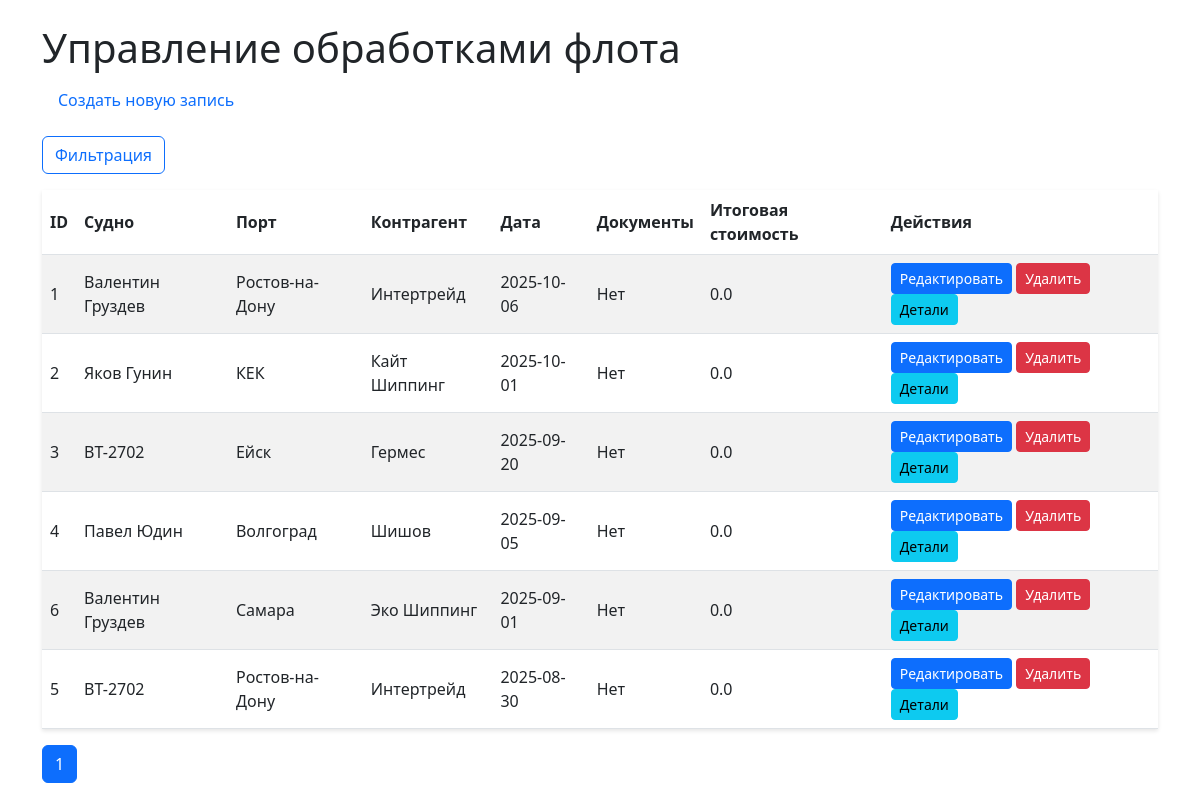
Before: / with the older database file.
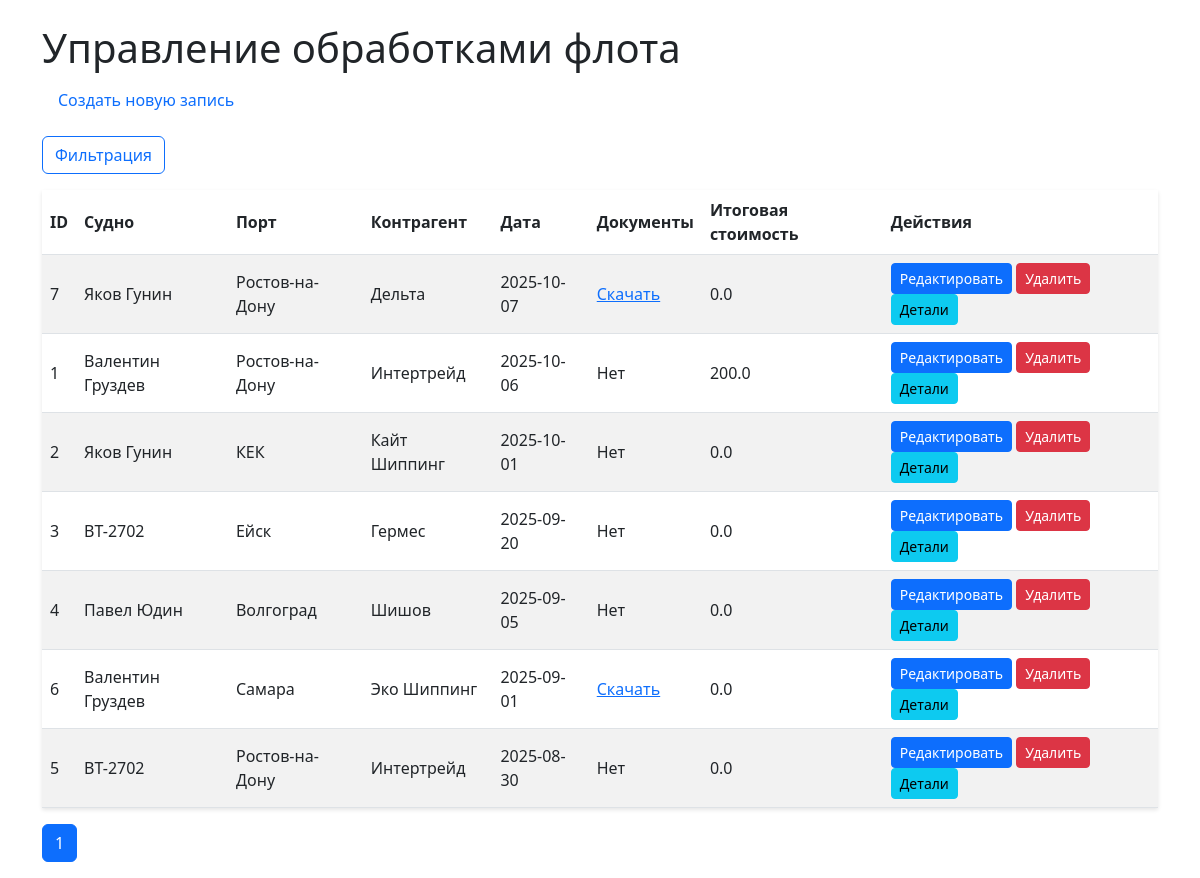
After: the same page with the newer database file.
### models/schemas.py (models this page shows)
class Operation(Base):
    __tablename__ = "operations"
    id = Column(Integer, primary_key=True, index=True)
    ship_id = Column(Integer, ForeignKey("ships.id"))
    port_id = Column(Integer, ForeignKey("ports.id"))
    contractor_id = Column(Integer, ForeignKey("contractors.id"))
    date = Column(Date)
    has_documents = Column(Boolean, default=False)
    document_path = Column(String, nullable=True)
    ship = relationship("Ship")
    port = relationship("Port")
    contractor = relationship("Contractor")
    items = relationship("OperationItem", back_populates="operation", cascade="all, delete-orphan")

class Ship(Base):
    __tablename__ = "ships"
    id = Column(Integer, primary_key=True, index=True)
    name = Column(String, unique=True, index=True)

class Port(Base):
    __tablename__ = "ports"
    id = Column(Integer, primary_key=True, index=True)
    name = Column(String, unique=True, index=True)

class Contractor(Base):
    __tablename__ = "contractors"
    id = Column(Integer, primary_key=True, index=True)
    name = Column(String, unique=True, index=True)

### routers/operations.py (the view)
@router.get("/", response_class=HTMLResponse)
async def list_operations(
    request: Request,
    ship_ids: list[int] = Query(None),
    start_date: str = None,
    end_date: str = None,
    port_ids: list[int] = Query(None),
    contractor_ids: list[int] = Query(None),
    sort_order: str = "desc",
    page: int = 1,
    per_page: int = 10,
    db: Session = Depends(get_db)
):
    query = db.query(Operation)
    if ship_ids:
        query = query.filter(Operation.ship_id.in_(ship_ids))
    if start_date:
        try:
            start_date_obj = datetime.strptime(start_date, "%Y-%m-%d").date()
            query = query.filter(Operation.date >= start_date_obj)
        except ValueError:
            pass
    if end_date:
        try:
            end_date_obj = datetime.strptime(end_date, "%Y-%m-%d").date()
            query = query.filter(Operation.date <= end_date_obj)
        except ValueError:
            pass
    if port_ids:
        query = query.filter(Operation.port_id.in_(port_ids))
    if contractor_ids:
        query = query.filter(Operation.contractor_id.in_(contractor_ids))
    if sort_order.lower() == "asc":
        query = query.order_by(Operation.date.asc())
    else:
        query = query.order_by(Operation.date.desc())
    total = query.count()
    operations = query.offset((page - 1) * per_page).limit(per_page).all()
    total_costs = {}
    for op in operations:
        total_cost = db.query(func.sum(OperationItem.cost)).filter(
            OperationItem.operation_id == op.id
        ).scalar() or 0.0
        total_costs[op.id] = total_cost
    selected_ship_ids = [str(id) for id in ship_ids or []]
    selected_port_ids = [str(id) for id in port_ids or []]
    selected_contractor_ids = [str(id) for id in contractor_ids or []]
    ships = db.query(Ship).order_by(Ship.name).all()
    ports = db.query(Port).order_by(Port.name).all()
    contractors = db.query(Contractor).order_by(Contractor.name).all()
    return templates.TemplateResponse("list.html", {
        "request": request,
        "operations": operations,
        "total_costs": total_costs,
        "ships": ships,
        "ports": ports,
        "contractors": contractors,
        "selected_ship_ids": selected_ship_ids,
        "selected_start_date": start_date,
        "selected_end_date": end_date,
        "selected_port_ids": selected_port_ids,
        "selected_contractor_ids": selected_contractor_ids,
        "sort_order": sort_order,
        "total_pages": (total // per_page) + (1 if total % per_page else 0),
        "current_page": page,
        "per_page": per_page
    })

### templates/list.html (shortened to what this page needs)
<!DOCTYPE html>
<html lang="ru">
<head>
    <link href="/static/css/styles.css" rel="stylesheet">
    <link href="https://cdn.jsdelivr.net/npm/bootstrap@5.3.0/dist/css/bootstrap.min.css" rel="stylesheet">
    <link href="https://cdn.jsdelivr.net/npm/select2@4.1.0-rc.0/dist/css/select2.min.css" rel="stylesheet">
</head>
<body>
    <div class="container mt-4">
        <h1>Управление обработками флота</h1>
        <nav class="nav mb-3">
            <a class="nav-link" href="/create">Создать новую запись</a>
        </nav>
        <button class="btn btn-outline-primary mb-3" type="button" data-bs-toggle="collapse" data-bs-target="#filterCollapse" aria-expanded="false" aria-controls="filterCollapse">
            Фильтрация
        </button>
        <table class="table table-striped">
            <thead>
                <tr>
                    <th>ID</th>
                    <th>Судно</th>
                    <th>Порт</th>
                    <th>Контрагент</th>
                    <th>Дата</th>
                    <th>Документы</th>
                    <th>Итоговая стоимость</th>
                    <th>Действия</th>
                </tr>
            </thead>
            <tbody>
                {% for operation in operations %}
                <tr>
                    <td>{{ operation.id }}</td>
                    <td>{{ operation.ship.name }}</td>
                    <td>{{ operation.port.name }}</td>
                    <td>{{ operation.contractor.name }}</td>
                    <td>{{ operation.date }}</td>
                    <td>
                        {% if operation.document_path %}
                        <a href="/download/{{ operation.id }}" target="_blank">Скачать</a>
                        {% else %}
                        Нет
                        {% endif %}
                    </td>
                    <td>{{ total_costs[operation.id] | float | round(2) }}</td>
                    <td>
                        <a href="/edit/{{ operation.id }}" class="btn btn-sm btn-primary">Редактировать</a>
                        <form action="/delete/{{ operation.id }}" method="post" style="display:inline;">
                            <button type="submit" class="btn btn-sm btn-danger">Удалить</button>
                        </form>
                        <button type="button" class="btn btn-sm btn-info" data-bs-toggle="modal" data-bs-target="#operationModal" onclick="fetchOperation({{ operation.id }})">Детали</button>
                    </td>
                </tr>
                {% endfor %}
            </tbody>
        </table>
        <nav>
            <ul class="pagination">
                {% for p in range(1, total_pages + 1) %}
                <li class="page-item {% if p == current_page %}active{% endif %}">
                    <a class="page-link" href="?page={{ p }}&per_page={{ per_page }}{% if sort_order %}&sort_order={{ sort_order }}{% endif %}">{{ p }}</a>
                </li>
                {% endfor %}
            </ul>
        </nav>
    </div>
</body>
</html>

### static/css/styles.css (style rules this page uses)
body { font-family: Arial, sans-serif; }
.table { border-collapse: separate; border-spacing: 0; box-shadow: 0 2px 4px rgba(0, 0, 0, 0.1); }
.table th, .table td { vertical-align: middle; }
.table th { background-color: #f8f9fa; }
.btn-sm { padding: 0.25rem 0.5rem; font-size: 0.875rem; }
.container { max-width: 1200px; }

Changed rows visible on the page:
added Operation: id "7", ship.name "Яков Гунин", port.name "Ростов-на-Дону", contractor.name "Дельта", date "2025-10-07", total_costs "0.0"
computed for Operation id 1: total_costs "0.0" → "200.0"
changed Operation "Самара": document_path "Нет" → "Скачать"
